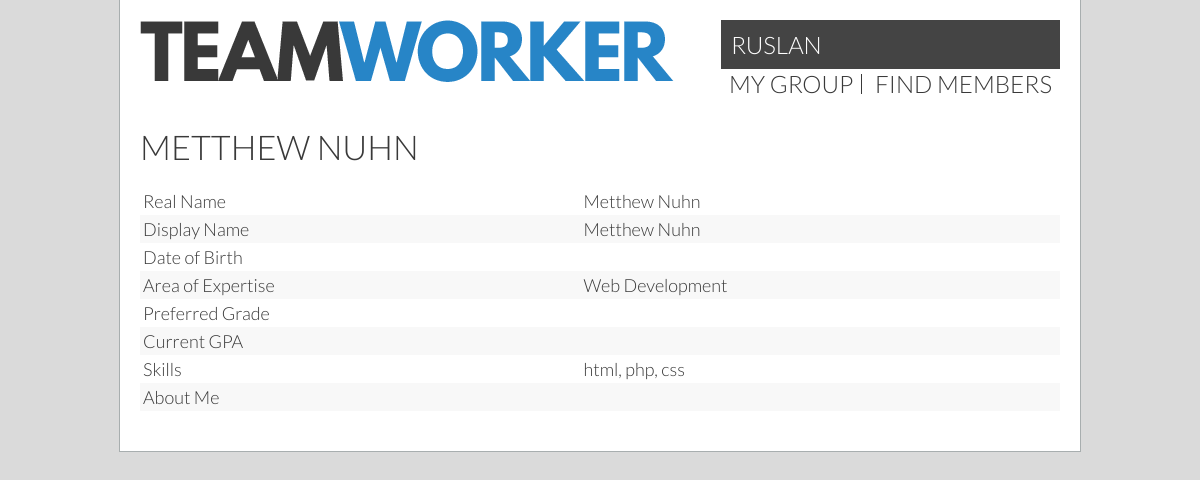
Before: /?page=viewProfile&id=58 (signed in) with the older database file.
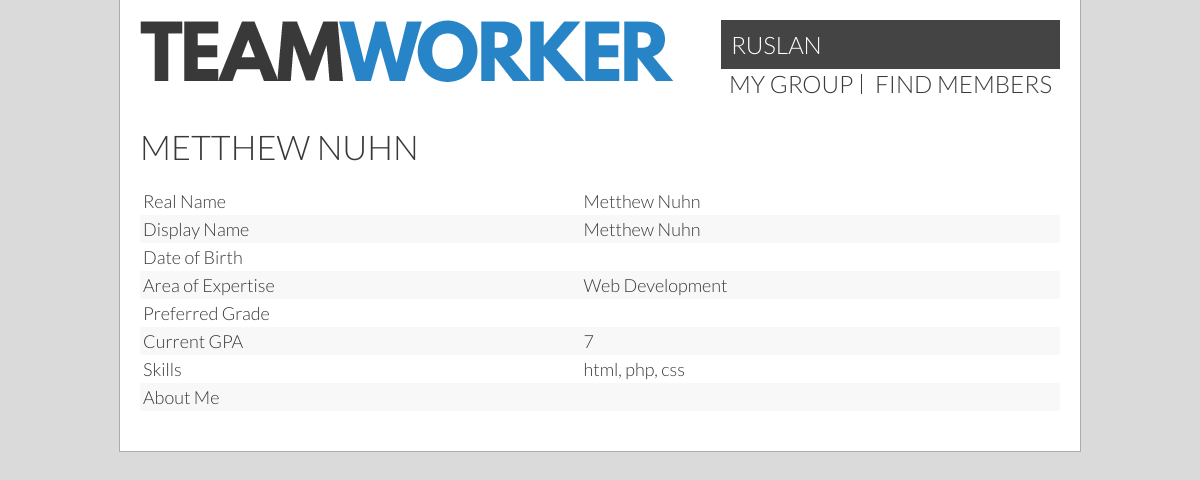
After: the same page with the newer database file.
### tables this page shows
CREATE TABLE `users` (
  `id` int(11) unsigned NOT NULL AUTO_INCREMENT,
  `permissions` int(11) NOT NULL DEFAULT '1',
  `currentGroup` int(11) DEFAULT '0',
  `groupLeader` tinyint(1) DEFAULT NULL,
  `name` varchar(40) DEFAULT NULL,
  `displayName` varchar(30) DEFAULT NULL,
  `email` varchar(40) DEFAULT NULL,
  `password` char(64) DEFAULT NULL,
  `dob` date DEFAULT NULL,
  `mainArea` varchar(30) DEFAULT NULL,
  `skills` text,
  `gpa` double DEFAULT NULL,
  `goal` double DEFAULT NULL,
  `bio` varchar(300) DEFAULT NULL,
  `studentID` varchar(255) DEFAULT NULL,
  PRIMARY KEY (`id`),
  UNIQUE KEY `email` (`email`),
  UNIQUE KEY `studentID` (`studentID`)
);

### viewProfile.php (the view, shortened to what this page needs)
<body>
  <main>
    <?php include "header.inc";
    if(isset($_GET['id'])) {
      $query = ('SELECT * FROM users WHERE id = :id');
      $statement = $db -> prepare($query);
      $statement -> bindValue(':id', $_GET['id']);
      if (!$statement -> execute()) { print_r($statement->errorInfo()); }
      $result = $statement -> fetch(PDO::FETCH_ASSOC);
      $realName = $result['name'];
      if($result['displayName'] == "") {
        $userName = $realName;
      } else {
        $userName = $result['displayName'];
      }
      $dob = $result['dob'];
      $areaExpertise = $result['mainArea'];
      $bio = $result['bio'];
      $gpa = $result['gpa'];
      $goal = $result['goal'];
      $skills = $result['skills'];
    }
    ?>
    <div class="content" id="readonly">
      <h1><?=$userName?></h1>
      <table>
        <tr><td>Real Name</td> <td><?=$realName?></td></tr>
        <tr><td>Display Name</td> <td><?=$userName?></td></tr>
        <tr><td>Date of Birth</td> <td><?=$dob?></td></tr>
        <tr><td>Area of Expertise</td>  <td><?=$areaExpertise?></td></tr>
        <tr><td>Preferred Grade</td>  <td><?=$goal?></td></tr>
        <tr><td>Current GPA</td>  <td><?=$gpa?></td></tr>
        <tr><td>Skills</td>  <td><?=$skills?></td></tr>
        <tr><td>About Me</td> <td><?=$bio?></td></tr>
      </table>
    </div>
  </main>
</body>
</html>

Changed rows visible on the page:
changed users "METTHEW NUHN": gpa (not shown) → "7"
